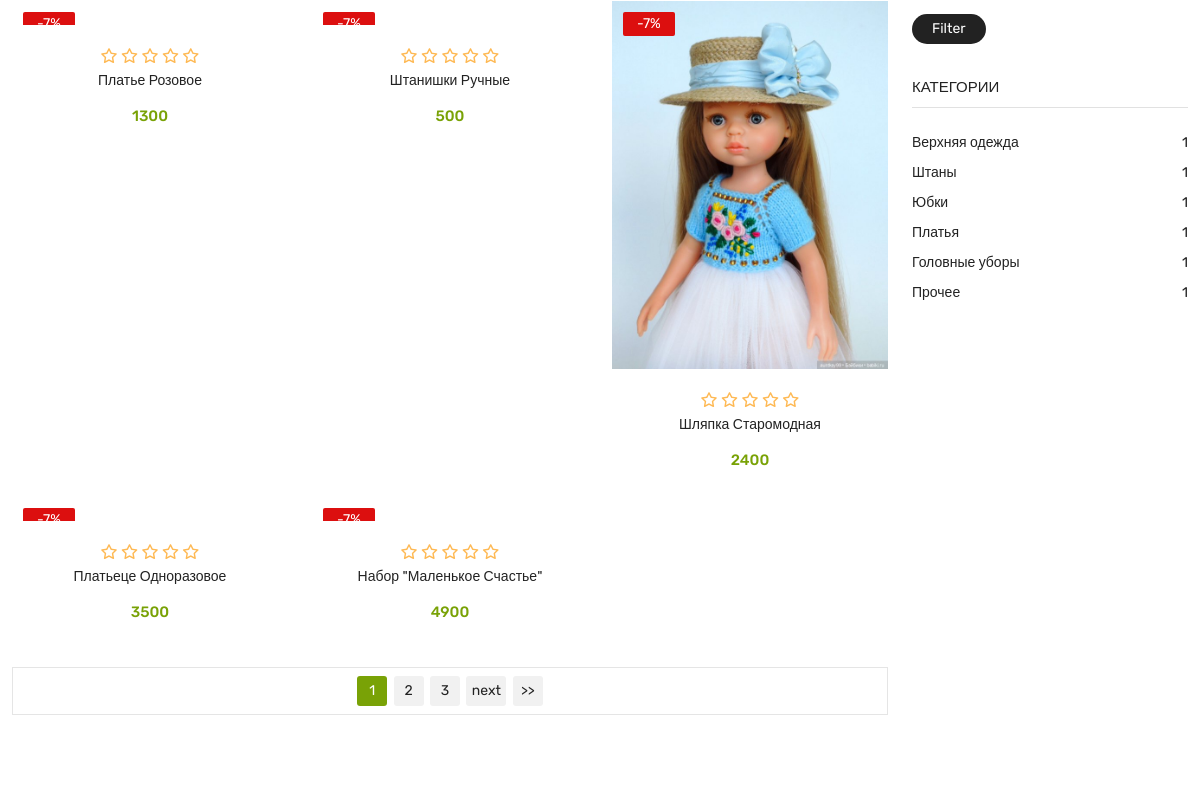
Page / (signed in, middle part) on the earlier database version.
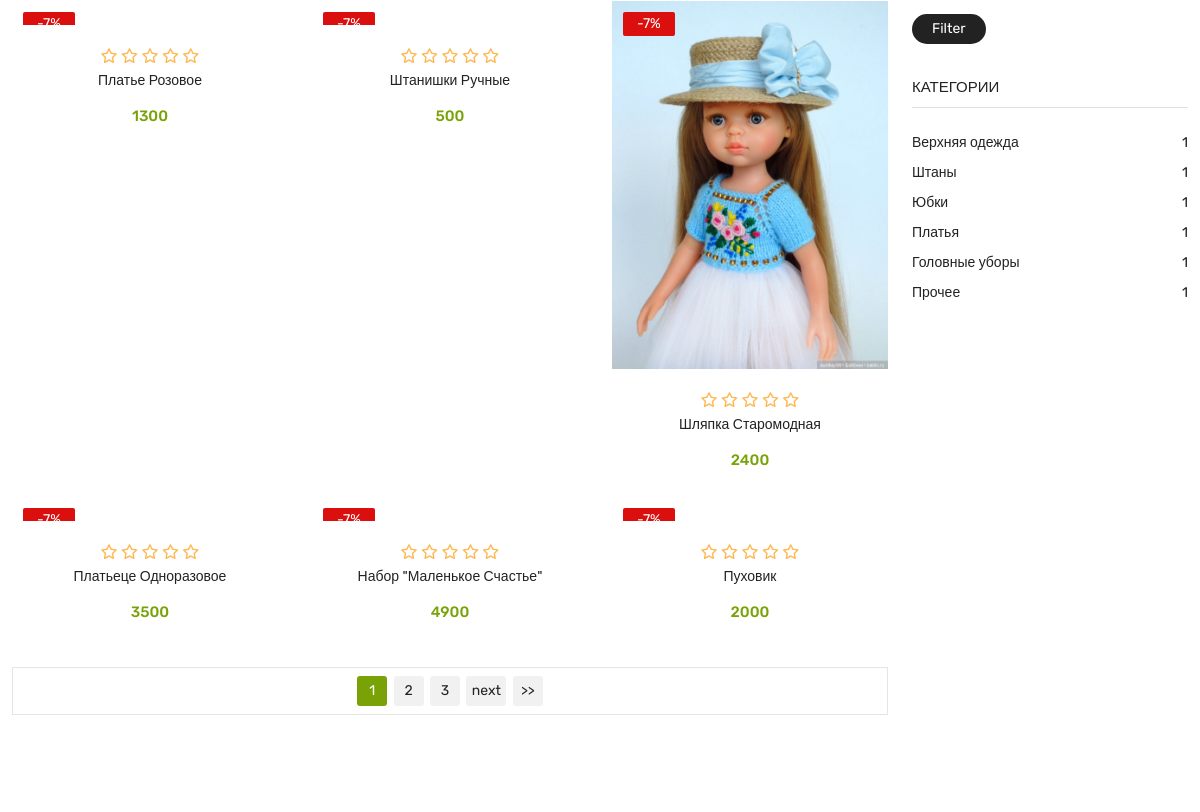
Same page on the later database version.
### dollshop1/models.py (models this page shows, shortened)
class Product(models.Model):
    STATUS = (('В наличии', 'В наличии'), ('Нет в наличии', 'Нет в наличии'))
    category = models.ForeignKey(Category, on_delete=models.CASCADE, null=True, verbose_name='Категория')
    name = models.CharField(max_length=255, verbose_name='Название')
    description = models.TextField(max_length=1300, verbose_name='Описание')
    image = models.ImageField(default='no_image.png', upload_to='product_image/', blank=True, null=True,
                              verbose_name='Изображение')
    price = models.DecimalField(decimal_places=0, max_digits=9, default=0, verbose_name='Цена')
    date_create = models.DateTimeField(auto_now_add=True)
    status = models.CharField(max_length=255, choices=STATUS, default=STATUS[0], verbose_name='Статус')

class Category(models.Model):
    name = models.CharField(max_length=255, unique=True, verbose_name='Название')

### dollshop1/views.py (the view)
# urls.py: path('', homepage, name='homepage'),
def homepage(request):
    category = Category.objects.all()
    product = Product.objects.all()
    cart = Cart.objects.filter(user=request.user)
    total_price = 0
    for item in cart:
        total_price += item.product.price * item.quantity
    context = {
        'product': product,
        'category': category,
        'cart': cart,
        'total_price': total_price,
        'cart_items': cart.count()
    }
    return render(request, 'dollshop1/shop.html', context)

### dollshop1/templates/dollshop1/shop.html (shortened to what this page needs)
<!DOCTYPE html>
<html class="no-js" lang="en">
	<head>
		<link rel="stylesheet" href="../../../static/css/bootstrap.min.css" />
		<link
			href="https://cdn.jsdelivr.net/npm/bootstrap@5.1.3/dist/css/bootstrap.min.css"
			rel="stylesheet"
		/>
		<link rel="stylesheet" href="../../../static/css/owl.carousel.min.css" />
		<link rel="stylesheet" href="../../../static/css/slick.css" />
		<link rel="stylesheet" href="../../../static/css/magnific-popup.css" />
		<link rel="stylesheet" href="../../../static/css/font.awesome.css" />
		<link rel="stylesheet" href="../../../static/css/animate.css" />
		<link rel="stylesheet" href="../../../static/css/jquery-ui.min.css" />
		<link rel="stylesheet" href="../../../static/css/slinky.menu.css" />
		<link rel="stylesheet" href="../../../static/css/plugins.css" />
		<link rel="stylesheet" href="../../../static/css/style.css" />
	</head>
	<body>
		<div class="shop_area mt-100 mb-100">
			<div class="container">
				<div class="row">
					<div class="col-lg-9 col-md-12">
						<div class="row shop_wrapper">
							{% for item in product %}
							<div class="col-lg-4 col-md-4 col-12">
								<article class="single_product">
									<figure>
										<div class="product_thumb">
											<a
												class="primary_img"
												href="{% url 'dollshop:product_detail' item.pk %}"
												><img src="{{ item.image.url }}" alt=""
											/></a>
											<div class="label_product">
												<span class="label_sale">-7%</span>
											</div>
										</div>
										<div class="product_content grid_content">
											<div class="product_price_rating">
												<div class="product_rating">
													<ul>
														<li>
															<a href="#"><i class="icon-star"></i></a>
														</li>
														<li>
															<a href="#"><i class="icon-star"></i></a>
														</li>
														<li>
															<a href="#"><i class="icon-star"></i></a>
														</li>
														<li>
															<a href="#"><i class="icon-star"></i></a>
														</li>
														<li>
															<a href="#"><i class="icon-star"></i></a>
														</li>
													</ul>
												</div>
												<h4 class="product_name">
													<a href="product-details.html">{{ item.name }}</a>
												</h4>
												<div class="price_box">
													<span class="current_price">{{ item.price }}</span>
												</div>
											</div>
										</div>
									</figure>
								</article>
							</div>
							{% endfor %}
						</div>
						<div class="shop_toolbar t_bottom">
							<div class="pagination">
								<ul>
									<li class="current">1</li>
									<li><a href="#">2</a></li>
									<li><a href="#">3</a></li>
									<li class="next"><a href="#">next</a></li>
									<li><a href="#">>></a></li>
								</ul>
							</div>
						</div>
					</div>
					<div class="col-lg-3 col-md-12">
						<aside class="sidebar_widget">
							<div class="widget_inner">
								<div class="widget_list widget_filter">
									<form action="#">
										<button type="submit">Filter</button>
										<input type="text" name="text" id="amount" />
									</form>
								</div>
								<div class="widget_list widget_color">
									<h3>Категории</h3>
									<ul>
										{% for ct in category %}
										<li>
											<a href="{% url 'dollshop:category_list' cate_pk=ct.pk %}"
												>{{ ct.name }} <span>1</span></a
											>
										</li>
										{% endfor %}
									</ul>
								</div>
							</div>
						</aside>
					</div>
				</div>
			</div>
		</div>
	</body>
</html>

Differences in the rows shown:
added Product: name "Пуховик", price "2000"
